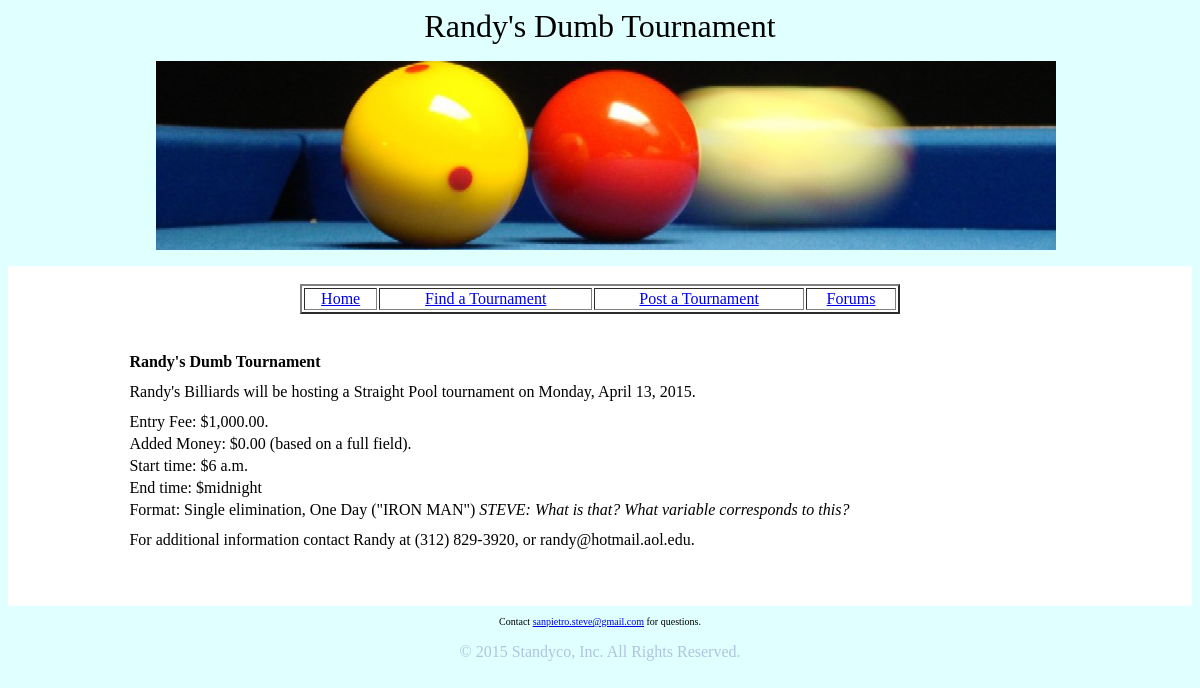
The app's page /tournaments/find/state/IL/2/ with its own data.
### poolapp/apps/post/models.py (models this page shows, shortened)
class Tourney(models.Model):
  EIGHT_BALL = 0
  NINE_BALL = 1
  TEN_BALL = 2
  ONE_POCKET = 3
  STRAIGHT_POOL = 4
  BANK_POOL = 5
  OTHER_GAME = 6
  GAME_CHOICES = (
      (EIGHT_BALL, '8-ball'),
      (NINE_BALL, '9-ball'),
      (TEN_BALL, '10-ball'),
      (ONE_POCKET, 'One-pocket'),
      (STRAIGHT_POOL, 'Straight Pool'),
      (BANK_POOL, 'Bank Pool'),
      (OTHER_GAME, 'Other')
    )
  TWO_P = 0
  FOUR_P = 1
  SIXT_P = 2
  THIR_P = 3
  SIXT_P = 4
  FIELD_SIZE_CHOICES = (
      (TWO_P, '2 man'),
      (FOUR_P, '4 players'),
      (SIXT_P, '16 players'),
      (THIR_P, '32 players'),
      (SIXT_P, '64 players')
    )
  SINGLE = 0
  DOUBLE = 1
  OTHER_FORMAT = 2
  TOURNEY_FORMAT_CHOICES = (
      (SINGLE, 'Single elimination'),
      (DOUBLE, 'Double elimination'),
      (OTHER_FORMAT, 'Other')
    )
  tourney_id = models.AutoField(primary_key=True)
  state = USStateField(choices=STATE_CHOICES, default='IL')
  pool_hall = models.CharField(max_length=200)
  game = models.IntegerField(max_length=1, choices=GAME_CHOICES, default=EIGHT_BALL)
  field_size = models.IntegerField(max_length=1, choices=FIELD_SIZE_CHOICES,
      default=THIR_P)
  date = models.DateField('Tournament Date')
  fee = models.DecimalField(max_digits=6, decimal_places=2)
  added_money = models.DecimalField(max_digits=6, decimal_places=2)
  tourney_format = models.IntegerField(max_length=1,
      choices=TOURNEY_FORMAT_CHOICES, default=SINGLE)
  contact_name = models.CharField(max_length=200)
  phone_regex = RegexValidator(regex=r'^\+?1?\d{9,15}$',
      message="Phone number must be entered in the format: '+999999999'. Up to 15 digits allowed.")
  contact_phone = models.CharField(max_length=15, validators=[phone_regex],
      blank=True, null=True) # validators should be a list
  contact_email = models.EmailField(max_length=100)
  start_time = models.TimeField('Start time', blank=False)
  end_time = models.TimeField('End time', blank=True, null=True) # End time optional
  title = models.CharField(max_length=70)
  adtnl_info = models.CharField(max_length=1000, blank=True, null=True)

### poolapp/apps/find/views.py (the view)
def tourney(request, tourney_id):
  tourney = Tourney.objects.filter(tourney_id=tourney_id).distinct()[0]
  tourney.formatted_contact_phone = phonenumbers.format_number(
      phonenumbers.parse(
          tourney.contact_phone, 'US'),
          phonenumbers.PhoneNumberFormat.NATIONAL)
  context = {'tourney': tourney}
  return render(request, 'find/detail.html', context)

### poolapp/apps/find/templates/find/detail.html (shortened to what this page needs)
{% extends "base.html" %}
{% load humanize %}
{% block header %} {{ tourney.title }} {% endblock %}
{% block content %}
{% if tourney %}
    <div align="center">
        <td>
          <table style="width: 80%;">
            <tr><td><b>{{ tourney.title|title }}</b></td></tr>
            <tr><td></td></tr>
            <tr><td></td></tr>
            <tr>
                <td>
                    {{ tourney.pool_hall }} will be hosting a {{ tourney.get_game_display }}
                    tournament on {{ tourney.date|date:"l, F d, Y" }}.
                </td>
            </tr>
            <tr><td></td></tr>
            <tr><td></td></tr>
            <tr><td>Entry Fee: ${{ tourney.fee|intcomma }}.</td></tr>
            <tr><td>Added Money: ${{ tourney.added_money|intcomma }}
                    (based on a full field).</td></tr>
            <tr><td>Start time: ${{ tourney.start_time }}</td></tr>
            {% if tourney.end_time %}
                <tr><td>End time: ${{ tourney.end_time }}</td></tr>
            {% endif %}
            <tr><td>
                Format: {{ tourney.get_tourney_format_display }}, One Day
                ("IRON MAN") <i>STEVE: What is that? What variable
                corresponds to this?</i>
            </td></tr>
            <tr><td></td></tr>
            <tr><td></td></tr>
            <tr><td>
                For additional information contact {{ tourney.contact_name|title }} at
                {{ tourney.formatted_contact_phone }}, or
                {{ tourney.contact_email }}.
            </td></tr>
          </table>
        </td>
    </div>
{% else %}
    <p>No tournaments are available.</p>
{% endif %}
{% endblock %}

### poolapp/static/poolapp/css/master.css (style rules this page uses)
body { background-color: #e0ffff; }

### records on screen
Tourney: title "Randy's Dumb Tournament", pool_hall "Randy's Billiards", game "Straight Pool", date "Monday, April 13, 2015", fee "1,000.00", added_money "0.00", start_time "6 a.m.", end_time "midnight", tourney_format "Single elimination", contact_name "Randy", formatted_contact_phone "(312) 829-3920", contact_email "randy@hotmail.aol.edu"
